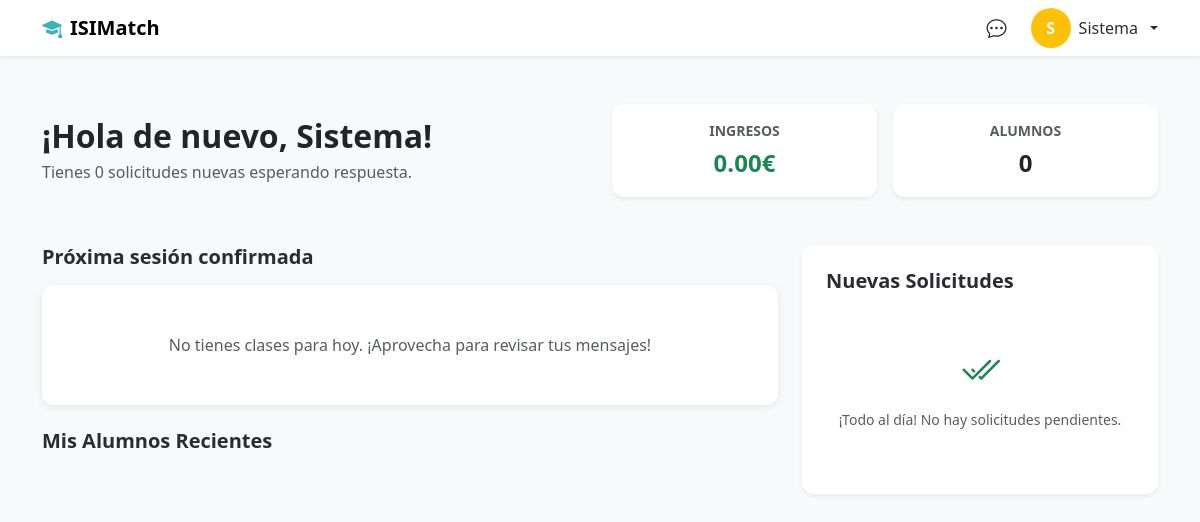
Before: /VIEWS/dashboard-profesor.php (signed in) with the older database file.
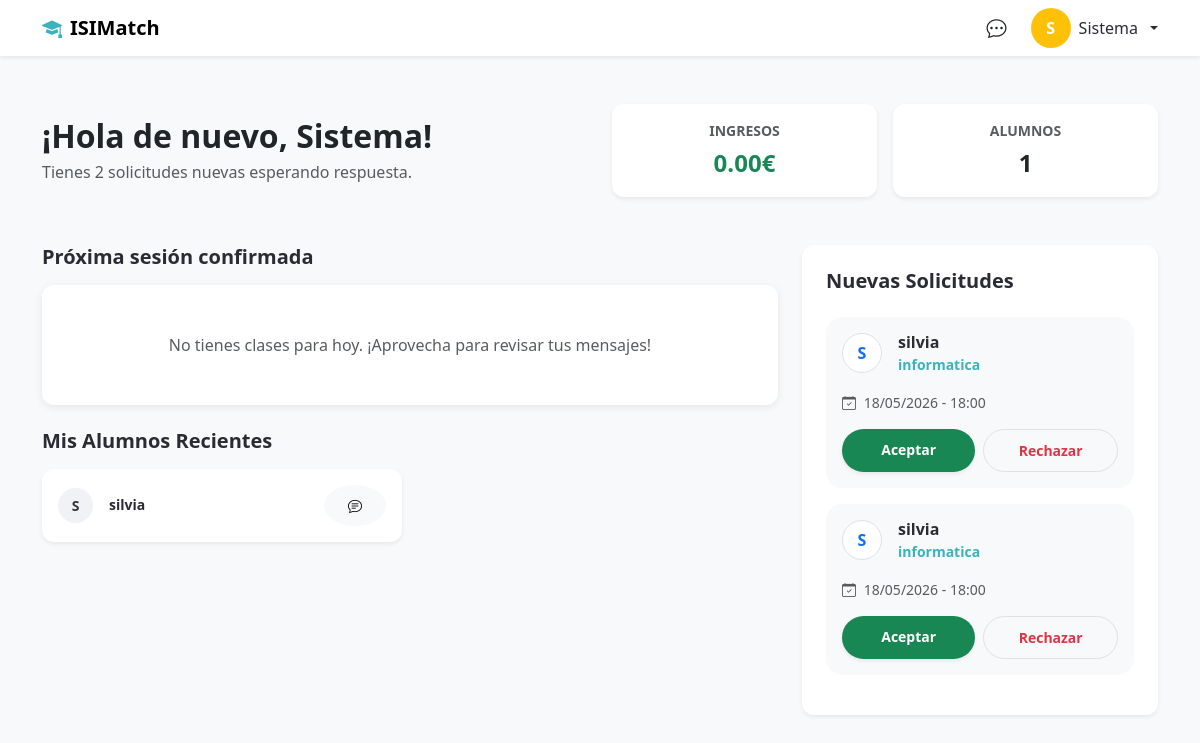
After: the same page with the newer database file.
### tables this page shows
CREATE TABLE `usuarios` (
  `id` int(11) NOT NULL,
  `nombre` varchar(50) NOT NULL,
  `apellidos` varchar(50) NOT NULL,
  `email` varchar(100) NOT NULL,
  `password_hash` varchar(255) NOT NULL,
  `telefono` varchar(20) DEFAULT NULL,
  `rol` enum('alumno','profesor') NOT NULL,
  `anio_nacimiento` int(11) DEFAULT NULL,
  `fecha_registro` timestamp NOT NULL DEFAULT current_timestamp()
);

CREATE TABLE `clases` (
  `id` int(11) NOT NULL,
  `profesor_id` int(11) NOT NULL,
  `alumno_id` int(11) NOT NULL,
  `materia_nombre_manual` varchar(100) NOT NULL,
  `fecha_hora` datetime NOT NULL,
  `duracion_minutos` int(11) DEFAULT 60,
  `precio_total` decimal(10,2) DEFAULT NULL,
  `estado` enum('pendiente','aceptada','rechazada','completada') DEFAULT 'pendiente',
  `link_aula` varchar(255) DEFAULT NULL,
  `fecha_creacion` timestamp NOT NULL DEFAULT current_timestamp()
);

### VIEWS/dashboard-profesor.php (the view, shortened to what this page needs)
<?php
include '../PHP/conexion.php';
$profesor_id = $_SESSION['usuario_id'];
$sql_proxima = "SELECT c.*, u.nombre, u.apellidos
                FROM clases c
                JOIN usuarios u ON c.alumno_id = u.id
                WHERE c.profesor_id = '$profesor_id' AND c.estado = 'aceptada' AND c.fecha_hora > NOW()
                ORDER BY c.fecha_hora ASC LIMIT 1";
$res_proxima = $conn->query($sql_proxima);
$proxima = $res_proxima->fetch_assoc();
$sql_pendientes = "SELECT c.*, u.nombre, u.apellidos
                   FROM clases c
                   JOIN usuarios u ON c.alumno_id = u.id
                   WHERE c.profesor_id = '$profesor_id' AND c.estado = 'pendiente'
                   ORDER BY c.fecha_hora ASC";
$res_pendientes = $conn->query($sql_pendientes);
$sql_stats = "SELECT
                (SELECT SUM(precio_total) FROM clases WHERE profesor_id = '$profesor_id' AND estado = 'completada') as ingresos,
                (SELECT COUNT(DISTINCT alumno_id) FROM clases WHERE profesor_id = '$profesor_id') as alumnos,
                (SELECT COUNT(*) FROM mensajes WHERE destinatario_id = '$profesor_id' AND leido = 0) as msjs_nuevos";
$res_stats = $conn->query($sql_stats);
$stats = $res_stats->fetch_assoc();
$sql_alumnos = "SELECT DISTINCT u.id, u.nombre, u.apellidos
                FROM usuarios u
                JOIN clases c ON u.id = c.alumno_id
                WHERE c.profesor_id = '$profesor_id'
                ORDER BY c.fecha_hora DESC LIMIT 4";
$res_alumnos = $conn->query($sql_alumnos);
$nombre_usuario = htmlspecialchars($_SESSION['nombre']);
$inicial = strtoupper(substr($nombre_usuario, 0, 1));
?>
<!doctype html>
<html lang="es">
<head>
    <link href="https://cdn.jsdelivr.net/npm/bootstrap@5.3.0/dist/css/bootstrap.min.css" rel="stylesheet" />
    <link href="https://cdn.jsdelivr.net/npm/bootstrap-icons@1.10.0/font/bootstrap-icons.css" rel="stylesheet" />
    <link rel="stylesheet" href="../CSS/style.css" />
</head>
<body class="bg-light">
    <nav class="navbar navbar-expand-lg bg-white shadow-sm sticky-top">
      <div class="container">
        <a class="navbar-brand fw-bold d-flex align-items-center gap-2" href="../index.php">
          <i class="bi bi-mortarboard-fill text-primary-custom"></i> ISIMatch
        </a>
        <div class="ms-auto d-flex align-items-center gap-3">
            <a href="mensajes.php" class="text-dark position-relative me-2">
                <i class="bi bi-chat-dots fs-5"></i>
            </a>
            <div class="dropdown">
              <a class="nav-link dropdown-toggle d-flex align-items-center gap-2" href="#" role="button" data-bs-toggle="dropdown">
                <div class="rounded-circle bg-warning text-white d-flex align-items-center justify-content-center fw-bold" style="width:40px; height:40px;"><?php echo $inicial; ?></div>
                <span class="d-none d-md-inline"><?php echo $nombre_usuario; ?></span>
              </a>
            </div>
        </div>
      </div>
    </nav>
    <main class="container my-5">
      <header class="row g-4 align-items-center mb-5">
        <div class="col-md-6">
          <h2 class="fw-bold text-dark mb-1">¡Hola de nuevo, <?php echo $nombre_usuario; ?>!</h2>
          <p class="text-muted mb-0">Tienes <?php echo $res_pendientes->num_rows; ?> solicitudes nuevas esperando respuesta.</p>
        </div>
        <div class="col-md-6">
            <div class="row g-3">
                <div class="col-6">
                    <div class="card p-3 border-0 shadow-sm text-center rounded-4">
                        <small class="text-muted fw-bold d-block mb-1">INGRESOS</small>
                        <span class="fw-bold text-success fs-4"><?php echo number_format($stats['ingresos'] ?? 0, 2); ?>€</span>
                    </div>
                </div>
                <div class="col-6">
                    <div class="card p-3 border-0 shadow-sm text-center rounded-4">
                        <small class="text-muted fw-bold d-block mb-1">ALUMNOS</small>
                        <span class="fw-bold text-dark fs-4"><?php echo $stats['alumnos'] ?? 0; ?></span>
                    </div>
                </div>
            </div>
        </div>
      </header>
      <div class="row g-4">
        <section class="col-lg-8">
          <h5 class="fw-bold mb-3">Próxima sesión confirmada</h5>
          <?php if($proxima): ?>
            <article class="card card-custom p-4 mb-4 border-start border-5 border-primary shadow-sm border-0 rounded-4 bg-white">
                <div class="d-flex justify-content-between align-items-center flex-wrap gap-3">
                  <div>
                    <span class="badge bg-primary bg-opacity-10 text-primary mb-2 fw-bold">FECHA CONFIRMADA</span>
                    <h4 class="mb-1 fw-bold"><?php echo htmlspecialchars($proxima['materia_nombre_manual']); ?></h4>
                    <p class="text-muted mb-0 small">
                        <i class="bi bi-person-circle me-1"></i> Alumno: <?php echo htmlspecialchars($proxima['nombre'] . " " . $proxima['apellidos']); ?>
                    </p>
                    <p class="text-muted mb-0 small">
                        <i class="bi bi-clock me-1"></i> <?php echo date('d M, H:i', strtotime($proxima['fecha_hora'])); ?> (<?php echo $proxima['duracion_minutos']; ?> min)
                    </p>
                  </div>
                  <a href="videollamada.php?id=<?php echo $proxima['id']; ?>" class="btn btn-primary-custom px-4 py-2 rounded-pill fw-bold">ENTRAR AL AULA</a>
                </div>
            </article>
          <?php else: ?>
            <div class="card border-dashed p-5 text-center rounded-4 mb-4 bg-white">
                <p class="text-muted mb-0">No tienes clases para hoy. ¡Aprovecha para revisar tus mensajes!</p>
            </div>
          <?php endif; ?>
          <h5 class="fw-bold mb-3 mt-4">Mis Alumnos Recientes</h5>
          <div class="row g-3 mb-4">
              <?php while($alum = $res_alumnos->fetch_assoc()): ?>
              <div class="col-sm-6">
                  <div class="card border-0 shadow-sm p-3 rounded-4 bg-white">
                      <div class="d-flex align-items-center gap-3">
                          <div class="avatar-inicial small" style="background:#f0f2f5; color:#333; font-weight:bold; width:35px; height:35px; display:flex; align-items:center; justify-content:center; border-radius:50%;">
                              <?php echo strtoupper(substr($alum['nombre'], 0, 1)); ?>
                          </div>
                          <div class="flex-grow-1">
                              <h6 class="mb-0 fw-bold small"><?php echo htmlspecialchars($alum['nombre'] . " " . $alum['apellidos']); ?></h6>
                          </div>
                          <a href="mensajes.php?con=<?php echo $alum['id']; ?>" class="btn btn-light btn-sm rounded-circle"><i class="bi bi-chat-text"></i></a>
                      </div>
                  </div>
              </div>
              <?php endwhile; ?>
          </div>
        </section>
        <aside class="col-lg-4">
          <div class="card card-custom p-4 shadow-sm border-0 rounded-4 bg-white">
            <h5 class="fw-bold mb-4">Nuevas Solicitudes</h5>
            <?php if($res_pendientes->num_rows > 0): ?>
                <?php while($sol = $res_pendientes->fetch_assoc()): ?>
                    <div class="solicitud p-3 bg-light border-0 rounded-4 mb-3">
                      <div class="d-flex gap-3 mb-3">
                        <div class="rounded-circle bg-white text-primary d-flex align-items-center justify-content-center fw-bold border" style="width:40px; height:40px;">
                            <?php echo strtoupper(substr($sol['nombre'], 0, 1)); ?>
                        </div>
                        <div>
                            <h6 class="mb-0 fw-bold"><?php echo htmlspecialchars($sol['nombre']); ?></h6>
                            <small class="text-primary-custom fw-bold"><?php echo htmlspecialchars($sol['materia_nombre_manual']); ?></small>
                        </div>
                      </div>
                      <p class="small text-muted mb-3"><i class="bi bi-calendar-check me-1"></i> <?php echo date('d/m/Y - H:i', strtotime($sol['fecha_hora'])); ?></p>
                      <div class="d-flex gap-2">
                        <a href="../PHP/gestionar_clase.php?id=<?php echo $sol['id']; ?>&accion=aceptar" class="btn btn-success btn-sm w-100 rounded-pill fw-bold shadow-sm">Aceptar</a>
                        <a href="../PHP/gestionar_clase.php?id=<?php echo $sol['id']; ?>&accion=rechazar" class="btn btn-white btn-sm w-100 rounded-pill border text-danger small">Rechazar</a>
                      </div>
                    </div>
                <?php endwhile; ?>
            <?php else: ?>
                <div class="text-center py-4">
                    <i class="bi bi-check2-all text-success fs-1"></i>
                    <p class="text-muted small mt-2">¡Todo al día! No hay solicitudes pendientes.</p>
                </div>
            <?php endif; ?>
          </div>
        </aside>
      </div>
    </main>
</body>
</html>

### CSS/style.css (style rules this page uses)
:root { --primary-color: #3bb3bd; --primary-hover: #2da1ab; --secondary-color: #ffc947; --text-dark: #2b2b35; --text-muted: #6f757b; --bg-light: #f5f7f9; --white: #ffffff; --shadow-sm: 0 2px 8px rgba(0, 0, 0, 0.08); --shadow-md: 0 4px 16px rgba(0, 0, 0, 0.12); --radius: 12px; }
body { font-family: "Segoe UI", Roboto, Helvetica, Arial, sans-serif; color: var(--text-dark); background-color: var(--bg-light); }
h1, h2, h3, h4, h5, h6 { font-weight: 700; color: var(--text-dark); }
.text-primary-custom { color: var(--primary-color); }
.btn { border-radius: 8px; font-weight: 600; padding: 10px 24px; transition: all 0.3s ease; border: none; }
.card, .card-custom { background-color: var(--white); border: none !important; border-radius: var(--radius) !important; box-shadow: var(--shadow-sm); transition: transform 0.3s ease, box-shadow 0.3s ease; }
.navbar { background-color: var(--white) !important; box-shadow: 0 2px 4px rgba(0, 0, 0, 0.05); }

Changed rows visible on the page:
added usuarios: nombre "S", nombre+apellidos "silvia"
added clases: alumno.nombre "S", alumno.nombre "silvia", materia_nombre_manual "informatica", fecha_hora "18/05/2026 - 18:00"
added clases: alumno.nombre "S", alumno.nombre "silvia", materia_nombre_manual "informatica", fecha_hora "18/05/2026 - 18:00"
Other visible differences:
$res_pendientes->num_rows: "0" → "2"
$stats['alumnos']: "0" → "1"
text no longer shown: "¡Todo al día! No hay solicitudes pendientes."
